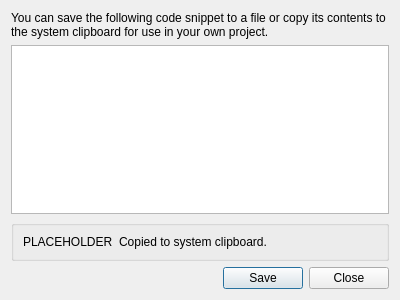
<?xml version="1.0" encoding="UTF-8"?>
<ui version="4.0">
 <class>CodeSnippetDialog</class>
 <widget class="QDialog" name="CodeSnippetDialog">
  <property name="geometry">
   <rect>
    <x>0</x>
    <y>0</y>
    <width>400</width>
    <height>300</height>
   </rect>
  </property>
  <property name="windowTitle">
   <string>Dialog</string>
  </property>
  <layout class="QVBoxLayout" name="verticalLayout">
   <item>
    <widget class="QLabel" name="label">
     <property name="text">
      <string>You can save the following code snippet to a file or copy its contents to the system clipboard for use in your own project.</string>
     </property>
     <property name="wordWrap">
      <bool>true</bool>
     </property>
    </widget>
   </item>
   <item>
    <widget class="QPlainTextEdit" name="teContents">
     <property name="font">
      <font>
       <family>Monospace</family>
      </font>
     </property>
     <property name="readOnly">
      <bool>true</bool>
     </property>
    </widget>
   </item>
   <item>
    <widget class="QGroupBox" name="boxClipboardMessage">
     <property name="title">
      <string/>
     </property>
     <layout class="QHBoxLayout" name="horizontalLayout_2" stretch="0,1">
      <item>
       <widget class="QLabel" name="successIcon">
        <property name="text">
         <string>PLACEHOLDER</string>
        </property>
       </widget>
      </item>
      <item>
       <widget class="QLabel" name="label_3">
        <property name="text">
         <string>Copied to system clipboard.</string>
        </property>
        <property name="wordWrap">
         <bool>true</bool>
        </property>
       </widget>
      </item>
     </layout>
    </widget>
   </item>
   <item>
    <widget class="QDialogButtonBox" name="buttonBox">
     <property name="orientation">
      <enum>Qt::Horizontal</enum>
     </property>
     <property name="standardButtons">
      <set>QDialogButtonBox::Close|QDialogButtonBox::Save</set>
     </property>
    </widget>
   </item>
  </layout>
 </widget>
 <resources/>
 <connections>
  <connection>
   <sender>buttonBox</sender>
   <signal>accepted()</signal>
   <receiver>CodeSnippetDialog</receiver>
   <slot>accept()</slot>
   <hints>
    <hint type="sourcelabel">
     <x>248</x>
     <y>254</y>
    </hint>
    <hint type="destinationlabel">
     <x>157</x>
     <y>274</y>
    </hint>
   </hints>
  </connection>
  <connection>
   <sender>buttonBox</sender>
   <signal>rejected()</signal>
   <receiver>CodeSnippetDialog</receiver>
   <slot>reject()</slot>
   <hints>
    <hint type="sourcelabel">
     <x>316</x>
     <y>260</y>
    </hint>
    <hint type="destinationlabel">
     <x>286</x>
     <y>274</y>
    </hint>
   </hints>
  </connection>
 </connections>
</ui>
